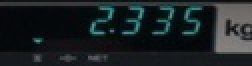
#> input picture test/f09.jpg, 126 x 33 px (shown 2 times larger)
$ python utils_setting3.py
#> lines starting #> are read from the running program, lines starting #| are printed output that depends on the picture; after the words box and inside, x2 and y2 are one past the last pixel; in counts of white or black regions, pixels touching at a corner belong together
import imutils
import cv2
import numpy as np
from imutils import contours
from os.path import join
from time import time
import json

# seven segment display
DIGITS_LOOKUP = {
    (1, 1, 1, 0, 1, 1, 1): 0,
    (0, 0, 1, 0, 0, 1, 0): 1,
    (1, 0, 1, 1, 1, 0, 1): 2,
    (1, 0, 1, 1, 0, 1, 1): 3,
    (0, 1, 1, 1, 0, 1, 0): 4,
    (1, 1, 0, 1, 0, 1, 1): 5,
    (1, 1, 0, 1, 1, 1, 1): 6,
    (1, 1, 1, 0, 0, 1, 0): 7,  # ???
    (1, 1, 1, 1, 1, 1, 1): 8,
    (1, 1, 1, 1, 0, 1, 1): 9
}

def _show_image(win, img, destroy=True):
    cv2.imshow(win, img)
    cv2.waitKey(0)
    if destroy:
        cv2.destroyWindow(win)


def read_digits(gray, image, skew=9, avg_digit_width=16, brightness=70, debug=False):
    _, gray = cv2.threshold(gray, brightness, 255, 0)  # extract white digits
    gray_inv = cv2.bitwise_not(gray)   # turn to black digits
    if debug:
        cv2.imwrite('save/gray_inv.jpg', gray_inv)

    # to locate digits area
    cnts = cv2.findContours(gray_inv, cv2.RETR_LIST, cv2.CHAIN_APPROX_SIMPLE)
    cnts = imutils.grab_contours(cnts)
    largest_area = sorted(cnts, key=cv2.contourArea)[-1]  # find LCD = the largest white background
    mask = np.zeros(image.shape, np.uint8)  # all black in mask
    cv2.drawContours(mask, [largest_area], 0, (255, 255, 255), -1)  # make roi area white in mask
    output = cv2.bitwise_and(image, mask)  # pick roi from image
    if debug:
        cv2.imwrite('save/output.jpg', output)
    roi_gray = cv2.cvtColor(output, cv2.COLOR_BGR2GRAY)  # white digits
    _, roi_gray = cv2.threshold(roi_gray, brightness, 255, 0)  # highlight white digits
    if debug:
        cv2.imwrite('save/roi_gray.jpg', roi_gray)


    # to find each digit
    thresh = cv2.threshold(roi_gray, 0, 255, cv2.THRESH_BINARY_INV | cv2.THRESH_OTSU)[1]
    kernel = cv2.getStructuringElement(cv2.MORPH_RECT, (2, 1))
    thresh = cv2.morphologyEx(thresh, cv2.MORPH_OPEN, kernel)
    if debug:
        cv2.imwrite('save/thresh.jpg', thresh)
    cnts = cv2.findContours(thresh.copy(), cv2.RETR_EXTERNAL, cv2.CHAIN_APPROX_SIMPLE)
    cnts = imutils.grab_contours(cnts)
    cnts = sorted(cnts, key=cv2.contourArea, reverse=True)
    (x, y, w, h) = cv2.boundingRect(cnts[0])
    roi_small = thresh[y:y + h, x:x + w]
    warped = roi_small.copy()  # black digits
    if debug:
        cv2.imwrite('save/roi_small.jpg', roi_small)


    # the numbers displayed a little bit leaning to right side, to make them upright
    height, width = warped.shape
    width -= 1
    height -= 1
    rect = np.array([
        [0, 0],
        [width, 0],
        [width, height],
        [0, height]], dtype="float32")
    dst = np.array([
        [-skew, 0],
        [width - skew, 0],
        [width, height],
        [0, height]], dtype="float32")
    M = cv2.getPerspectiveTransform(rect, dst)
    warped = cv2.warpPerspective(warped, M, (width + 1, height + 1))
    if debug:
        cv2.imwrite('save/warped.jpg', warped)
    output = cv2.warpPerspective(output, M, (width + 1, height + 1))

    # segment 2 and segment 5 separated so we do vertical dilate and erode to connect them
    vert_dilate3 = cv2.getStructuringElement(cv2.MORPH_RECT, ksize=(1, 3))
    dilation = cv2.dilate(warped, vert_dilate3)
    dilation = cv2.erode(warped, vert_dilate3)  # black digits
    dilation_inv = cv2.bitwise_not(dilation)  # white digits
    if debug:
        cv2.imwrite('save/dilation_inv.jpg', dilation_inv)

    # locate each digit
    cnts = cv2.findContours(dilation_inv.copy(), cv2.RETR_EXTERNAL, cv2.CHAIN_APPROX_SIMPLE)
    cnts = imutils.grab_contours(cnts)

    digitCnts = []
    # loop over the digit area candidates
    for _c, c in enumerate(cnts):
        (x, y, w, h) = cv2.boundingRect(c)
        if debug:
            print("Contour {}: w={}, h={}, x={}, y={}".format(_c, w, h, x, y))

        if 10 <= h <= 35 and w <= 20 and y < 20:
            digitCnts.append(c)
    # sort the contours from left-to-right, then initialize the actual digits themselves
    # avoid error: ValueError: not enough values to unpack (expected 2, got 0)
    try:
        digitCnts = contours.sort_contours(digitCnts, method="left-to-right")[0]
    except ValueError:
        return [-1]
    if debug:
        print("Found {} ROIs".format(len(digitCnts)))

    # todo if len(digitCnts)>4, pick up y != all other y, because y should be same to all digits, x increase by w
    # current solution is y < 20
    # find exact number
    digits = []
    point = None
    # [11 lines of commented-out code are left out]
    for _c, c in enumerate(digitCnts):
        (x, y, w, h) = cv2.boundingRect(c)
        if debug:
            print("Selected contour {}: w={}, h={}, x={}, y={}".format(_c, w, h, x, y))
        # manually override the width of number 1
        if w < 9:
            x -= avg_digit_width - w
            w = avg_digit_width
            if debug:
                print("  changed contour : w={}, h={}, x={}, y={}".format(w, h, x, y))
        elif w > avg_digit_width + 1:
            w = avg_digit_width
            point = _c
        roi = dilation_inv[y:y + h, x:x + w]
        # compute the approximate width and height of each segment based on the ROI dimensions.
        (roiH, roiW) = roi.shape
        (dW, dH) = (int(roiW * 0.34), int(roiH * 0.25))
        dHC = int(roiH * 0.1)
        # print("roiH={}, roiW={}, dH={}, dW={}, dHC={}".format(roiH, roiW, dH, dW, dHC))

        # define the coordinates of set of 7 segments
        segments = [
            ((4, 0), ((w // 2) + 1, dH)),  # top
            ((1, 2), (dW, h // 2)),  # top-left
            ((w - dW, 2), (w - 1, h // 2)),  # top-right
            ((4, (h // 2) - dHC), ((w // 2) + 1, (h // 2) + dHC+1)),  # center
            ((1, (h // 2)-2), (dW, h-2)),  # bottom-left
            ((w - dW, (h // 2)-2), (w, h-2)),  # bottom-right
            ((4, h - dH+2), ((w // 2) + 1, h))  # bottom
        ]
        on = [0] * len(segments)
        if debug:
            print("segments={}".format(segments))

        if show_image:
            _show_image("ROI {}".format(_c), roi, False)

        # loop over the segments
        for (i, ((xA, yA), (xB, yB))) in enumerate(segments):
            # extract the segment ROI, count the total number of thresholded pixels in the segment, and then compute
            # the area of the segment
            segROI = roi[yA:yB, xA:xB]
            total = cv2.countNonZero(segROI)  # (0, 0, 0)=black && (255, 255, 255)=white
            area = (xB - xA) * (yB - yA)
            # if the total number of non-zero pixels is greater than 50% of the area, mark the segment as "on"
            if debug:
                print(i, total / float(area))
            # if i in [1, 2, 4, 5]:  # vertical segments need high area due to kernel size (1, 3)
            #     if total / float(area) > 0.6:
            #         on[i] = 1
            # else:
            if area == 0:
                on[i] = 0
            elif total / float(area) > 0.5:
                on[i] = 1

            if show_image:
                _show_image("Segment {} of ROI {}".format(i, _c), segROI)

        # lookup the digit and draw it on the image give -1 for lookup failure
        if tuple(on) in DIGITS_LOOKUP.keys():
            digit = DIGITS_LOOKUP[tuple(on)]
            if debug:
                print("{}th ROI is {}\n".format(_c, digit))
        else:
            digit = -1
            if debug:
                print(on)
                cv2.imshow("ROI", roi)

        digits.append(digit)
        # deal with decimal point
        if point is not None and '.' not in digits:
            digits.append('.')
        cv2.rectangle(image, (x, y), (x + w, y + h), (0, 255, 0), 1)  # (0, 255, 0)=green
        cv2.putText(image, str(digit), (x + 1, y + 25), cv2.FONT_HERSHEY_SIMPLEX, 0.45, (0, 0, 255), 1)

    # assert decimal point
    if point is None and len(digits) >= 4:
        digits.insert(-3, '.')

    # display the digits
    _show_image("Image read digits={}".format(digits), image, destroy=False)
    return digits


def stable_marker_detector(gray):
    """
    detect stable marker
    """
    # process gray image and have a copy
    gray_orig = gray.copy()
    gray_inv = cv2.bitwise_not(gray)
    ret, gray = cv2.threshold(gray_inv, 200, 255, 0)  # extract white area

    # exclude digits and outer layers
    cnts = cv2.findContours(gray, cv2.RETR_LIST, cv2.CHAIN_APPROX_SIMPLE)
    cnts = imutils.grab_contours(cnts)
    largest_area = sorted(cnts, key=cv2.contourArea)[-1]
    (x, y, w, h) = cv2.boundingRect(largest_area)
    m = gray_orig.copy()
    mask_gray = np.zeros(gray.shape, np.uint8)  # all black in mask
    cv2.drawContours(mask_gray, [largest_area], 0, (255, 255, 255), -1)
    # make outer of m to white
    m[0:y, :] = 255
    m[y + h:, :] = 255
    m[y:y + h, 0:x] = 255
    m[y:y + h, x + w:] = 255
    m = cv2.bitwise_and(m, mask_gray)  # pick roi from image
    m[0:y, :] = 0
    m[y + h:, :] = 0
    m[y:y + h, 0:x] = 0
    m[y:y + h, x + w:] = 0
    m = cv2.threshold(m, 100, 255, 0)[1]  # extract white area

    cnts = cv2.findContours(m, cv2.RETR_TREE, cv2.CHAIN_APPROX_SIMPLE)
    cnts = imutils.grab_contours(cnts)
    cnts = sorted(cnts, key=cv2.contourArea, reverse=True)
    # print('{} contours found'.format(len(cnts)))
    # cv2.imshow('Contours', m)
    # cv2.waitKey(0)

    is_stable = False
    if len(cnts) > 0:
        for _c, c in enumerate(cnts):
            (x, y, w, h) = cv2.boundingRect(c)
            # [4 lines of commented-out code are left out]
            if w < 10 and h < 10 and w * h < 50:
                is_stable = True

    return is_stable


if __name__ == '__main__':
    """
    this setting fits in front camera
    images test/f04-f09.jpg
    """
    path = 'test'
    image = join(path, 'f09.jpg')

    start = time()
    image = cv2.imread(image)
#> image is the input picture: shape (33, 126, 3); mean B, G, R 36.6, 34.1, 26.7

    image = cv2.resize(image, (128, 48), interpolation=cv2.INTER_AREA)
#> image: shape (48, 128, 3)
    # cv2.imwrite('test/02_.jpg', image)
    gray = cv2.cvtColor(image, cv2.COLOR_BGR2GRAY)

    # input should be resized + gray image
    is_stable = stable_marker_detector(gray)
#> in stable_marker_detector, `gray_inv = cv2.bitwise_not(gray)`:
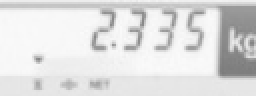
#> gray_inv: shape (48, 128) (shown 2 times larger); min 124, max 251, mean 222.9
#> in stable_marker_detector, `ret, gray = cv2.threshold(gray_inv, 200, 255, 0)`:
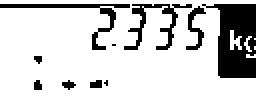
#> gray: shape (48, 128) (shown 2 times larger); 80.5% white; 10 black regions (4 under 20 px)
#> in stable_marker_detector, `cnts = cv2.findContours(gray, cv2.RETR_LIST, cv2.CHAIN_APPROX_SIMPLE)`: cnts = 18 contours, 9 with area under 20; largest, box (x1, y1, x2, y2) and area: (0, 0, 128, 48) 5062, (61, 1, 90, 26) 269, (92, 2, 104, 26) 114, (48, 3, 59, 17) 73, (45, 15, 54, 26) 45
#> in stable_marker_detector, `largest_area = sorted(cnts, key=cv2.contourArea)[-1]`: largest_area = contour of 27 points, box (x1, y1, x2, y2) (0, 0, 128, 48), area 5062
#> in stable_marker_detector, `(x, y, w, h) = cv2.boundingRect(largest_area)`: x = 0; w = 128; h = 48
#> in stable_marker_detector, `cv2.drawContours(mask_gray, [largest_area], 0, (255, 255, 255), -1)`: mask_gray: shape (48, 128); 86.7% white; 2 black regions, box (x1, y1, x2, y2) and area: (103, 2, 128, 39) 697, (0, 2, 65, 4) 123
#> in stable_marker_detector, `m = cv2.threshold(m, 100, 255, 0)[1]`:
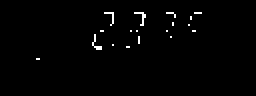
#> m: shape (48, 128) (shown 2 times larger); 1.1% white in thin lines or dots, all inside (x1, y1, x2, y2) = (18, 6, 101, 30)
#> in stable_marker_detector, `cnts = cv2.findContours(m, cv2.RETR_TREE, cv2.CHAIN_APPROX_SIMPLE)`: cnts = 18 contours, all with area under 20
#> the loop in stable_marker_detector, `for _c, c in enumerate(cnts):` made 18 passes
#> (c, x, y, w, h) on passes 4, 5, 8, 9, 13, 15, 16, 17: ([[18, 29], [19, 29]], 18, 29, 2, 1), ([[63, 23], [64, 23]], 63, 23, 2, 1), ([[69, 18], [69, 21]], 69, 18, 1, 4), ([[96, 15], [97, 15]], 96, 15, 2, 1), ([[50, 15], [51, 15]], 50, 15, 2, 1), ([[86, 11], [86, 12]], 86, 11, 1, 2), ([[95, 8], [95, 9]], 95, 8, 1, 2), ([[97, 6], [100, 6]], 97, 6, 4, 1)
#> (x, y, w, h) on passes 1, 2, 3, 6, 7, 10: (67, 6, 6, 7), (46, 17, 5, 8), (52, 6, 5, 7), (56, 22, 1, 1), (85, 18, 1, 1), (83, 15, 1, 1)
#> is_stable = True
    print('is_stable = {}'.format(is_stable))
#| is_stable = True

    show_image = False
    digits = read_digits(gray, image, skew=8, avg_digit_width=13, brightness=70, debug=show_image)
#> in read_digits, `_, gray = cv2.threshold(gray, brightness, 255, 0)`:
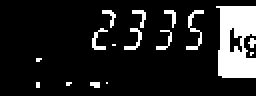
#> gray: shape (48, 128) (shown 2 times larger); 13.5% white; 16 white regions (8 under 20 px), largest, box (x1, y1, x2, y2) and area: (108, 3, 128, 39) 560, (93, 5, 102, 25) 55, (62, 14, 71, 25) 35
#> in read_digits, `gray_inv = cv2.bitwise_not(gray)`: gray_inv: shape (48, 128); 86.5% white; 16 black regions (8 under 20 px)
#> in read_digits, `cnts = cv2.findContours(gray_inv, cv2.RETR_LIST, cv2.CHAIN_APPROX_SIMP..`: cnts = 23 contours, 14 with area under 20; largest, box (x1, y1, x2, y2) and area: (0, 0, 128, 48) 5288, (61, 13, 72, 26) 54, (45, 15, 54, 26) 41, (65, 4, 74, 15) 40, (93, 4, 103, 15) 38
#> in read_digits, `largest_area = sorted(cnts, key=cv2.contourArea)[-1]`: largest_area = contour of 16 points, box (x1, y1, x2, y2) (0, 0, 128, 48), area 5288
#> in read_digits, `cv2.drawContours(mask, [largest_area], 0, (255, 255, 255), -1)`: mask: shape (48, 128, 3); 89.2% white; 1 black region, box (x1, y1, x2, y2) and area: (108, 3, 128, 39) 662
#> in read_digits, `_, roi_gray = cv2.threshold(roi_gray, brightness, 255, 0)`: roi_gray: shape (48, 128); 4.2% white in thin lines or dots, all inside (x1, y1, x2, y2) = (18, 5, 102, 44)
#> in read_digits, `thresh = cv2.morphologyEx(thresh, cv2.MORPH_OPEN, kernel)`:
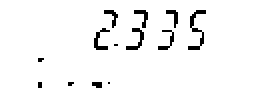
#> thresh: shape (48, 128) (shown 2 times larger); 95.8% white; black in thin lines or dots, all inside (x1, y1, x2, y2) = (19, 5, 103, 44)
#> in read_digits, `cnts = cv2.findContours(thresh.copy(), cv2.RETR_EXTERNAL, cv2.CHAIN_AP..`: cnts = 1 contour; box (x1, y1, x2, y2) and area: (0, 0, 128, 48) 5969
#> in read_digits, `cnts = imutils.grab_contours(cnts)`: cnts = [[[0, 0], [0, 47], [127, 47], [127, 0]]]
#> in read_digits, `(x, y, w, h) = cv2.boundingRect(cnts[0])`: x = 0; w = 128; h = 48
#> in read_digits, `dilation_inv = cv2.bitwise_not(dilation)`:
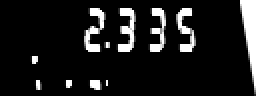
#> dilation_inv: shape (48, 128) (shown 2 times larger); min 0, max 255, mean 27.4
#> in read_digits, `cnts = cv2.findContours(dilation_inv.copy(), cv2.RETR_EXTERNAL, cv2.CH..`: cnts = 11 contours, 5 with area under 20; largest, box (x1, y1, x2, y2) and area: (120, 0, 128, 48) 172, (58, 4, 68, 26) 96, (42, 4, 53, 26) 94, (88, 4, 98, 26) 87, (74, 4, 83, 26) 76, (44, 40, 51, 45) 20
#> the loop in read_digits, `for _c, c in enumerate(cnts):` made 11 passes
#> (x, y, w, h) on passes 2, 3, 4, 5, 7, 8, 9, 10, 11: (44, 40, 7, 5), (32, 40, 4, 4), (17, 40, 4, 5), (15, 28, 4, 4), (88, 4, 10, 22), (74, 4, 9, 22), (58, 4, 10, 22), (42, 4, 11, 22), (120, 0, 8, 48)
#> (c, x, y, w, h) on passes 1, 6: ([[52, 40], [52, 42], [53, 42], [53, 40]], 52, 40, 2, 3), ([[52, 21], [52, 23], [54, 23], [54, 21]], 52, 21, 3, 3)
#> after the loop in read_digits, `for _c, c in enumerate(cnts):`: digitCnts = 4 contours; box (x1, y1, x2, y2) and area: (58, 4, 68, 26) 96, (42, 4, 53, 26) 94, (88, 4, 98, 26) 87, (74, 4, 83, 26) 76
#> the loop in read_digits, `for _c, c in enumerate(digitCnts):` made 4 passes
#> (x, roiW, digit) on passes 1 to 4: (42, 11, 2), (58, 10, 3), (74, 9, 3), (88, 10, 5)
#> after the loop in read_digits, `for _c, c in enumerate(digitCnts):`:
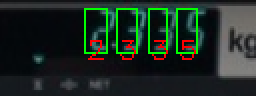
#> image: shape (48, 128, 3) (shown 2 times larger); mean B, G, R 34.4, 42.5, 29.8
#> after the loop in read_digits, `for _c, c in enumerate(digitCnts):`: digits = [2, 3, 3, 5]
#> digits = [2, '.', 3, 3, 5]
    # assert number -1
    if -1 in digits:
        print("Error: please put your handset upright and capture the scale image again.")
        results = 0
    else:
        results = float(''.join(map(str, digits)))
        with open('weight.json', 'w') as scale_read:
            json.dump(results, scale_read)
        print('{:.3f}, using {} ms'.format(results, (time()-start)*1000))
